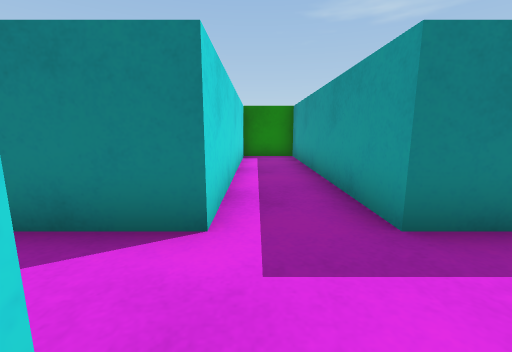
[1] (above)

14 first-person views from a walk through a Unity game level. The camera is 0.51 m above the floor, tilts 10° down and sees 90° across. The floor is counted in squares, 0.5 m on a side. Each view is taken from the middle of a square. On the plan, view 1 faces up. The plan holds only what a view shows up to about 11 squares ahead; the rest is blank. The place goes on beyond the plan. The player character is not drawn.

[2]
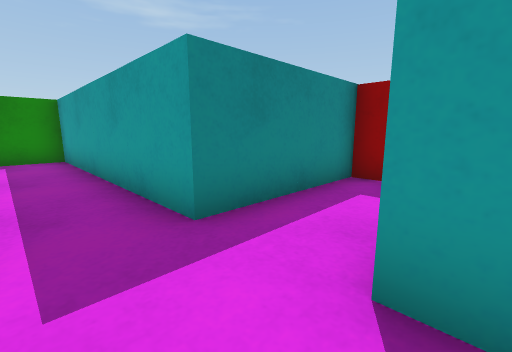

[3]
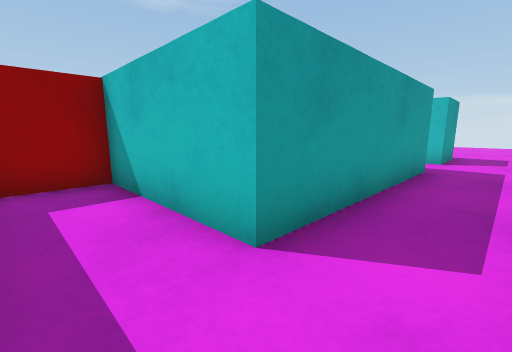

[4]
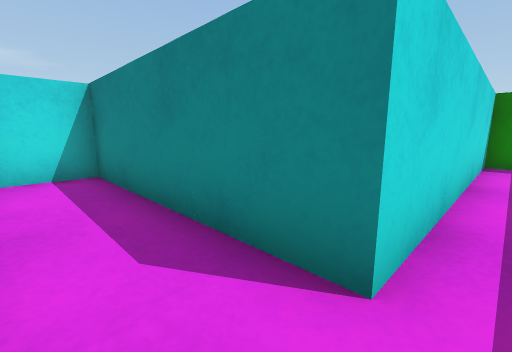

[5]
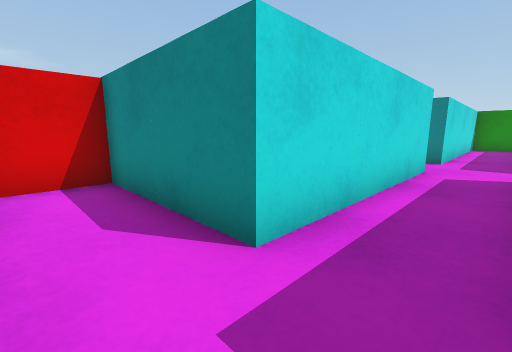

[6]
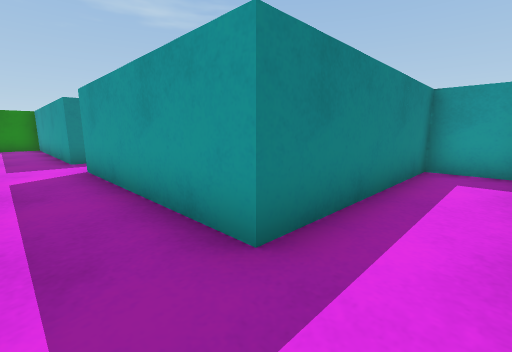

[7]
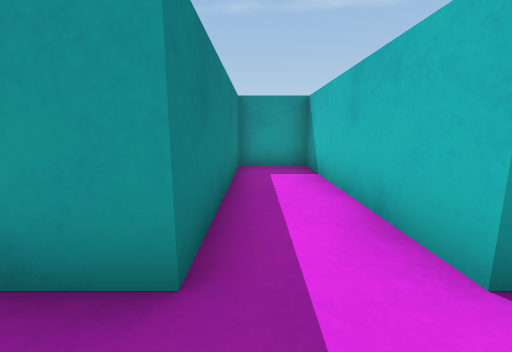

[8]
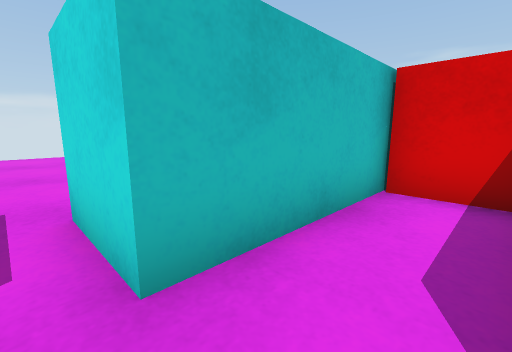

[9]
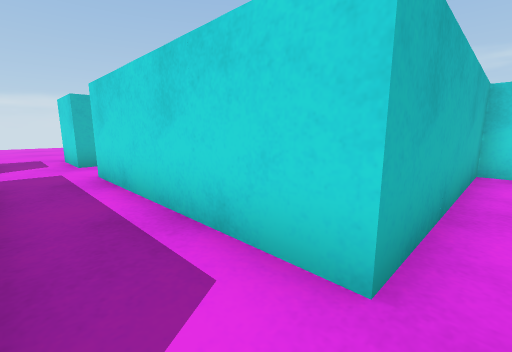

[10]
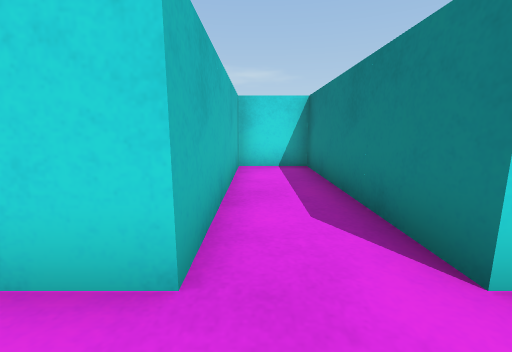

[11]
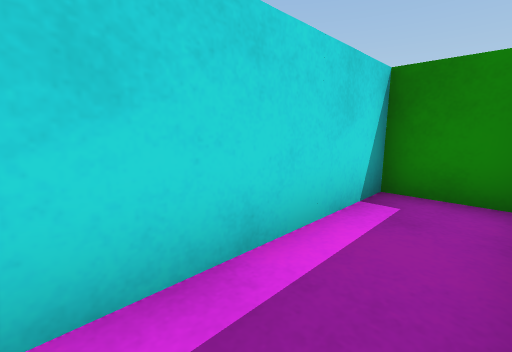

[12]
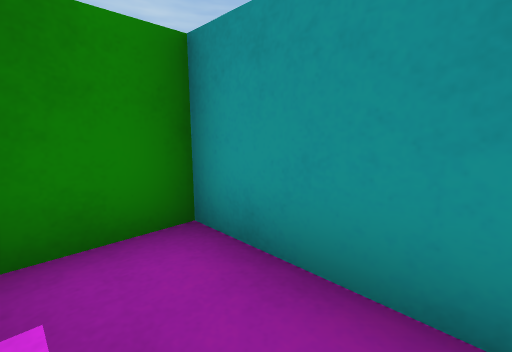

[13]
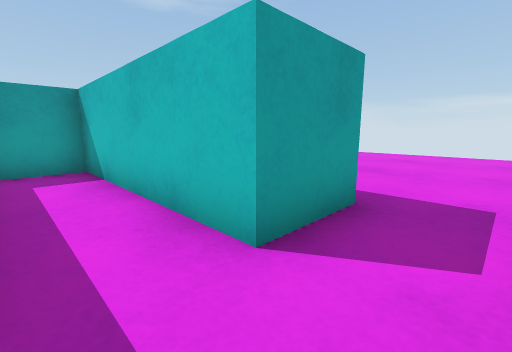

[14]
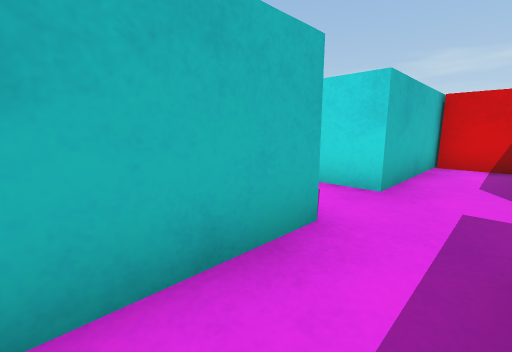

### Floor plan
Points are (right, up) in squares from view 1. A wall is a line through its corners. A room is listed if a view was taken in it or the views show most of it. See-through windows are left out.
Room 1 (views 1, 2, 3, 4, 5, 6, 7, 8, 9, 10, 11, 12, 13, 14)
walls: (5.6, 2.5) (1.5, 2.5) (1.5, 10.5); (-5, -7.5) (-0.5, -7.5) (-0.5, -9.5); (1.5, -9.6) (1.5, -7.5) (7.5, -7.5) (7.5, -5.5) (1.5, -5.5) (1.5, 0.5) (5.5, 0.5); (-0.5, 10.6) (-0.5, 2.5) (-6.5, 2.5) (-6.5, 0.5) (-0.5, 0.5) (-0.5, -5.5) (-4.6, -5.5)
ways out: opening at (0.5, -8.5)
objects: red cube (-6, -7) to (-5, -6); green cube (0, 11) to (1, 12); red cube (6, 1) to (7, 2)

Positions as (right, up) in squares from view 1, and headings:
1: (0, 0), facing up
2: (0, 0), facing up-right
3: (0, 2), facing down-right
4: (0, 1), facing up-left
5: (1, -7), facing up-left
6: (0, -7), facing up-right
7: (0, -6), facing right
8: (0, -6), facing down-left
9: (1, 1), facing down-left
10: (1, 1), facing left
11: (1, 6), facing up-left
12: (0, 8), facing up-right
13: (0, -6), facing down-right
14: (4, -6), facing down-left
